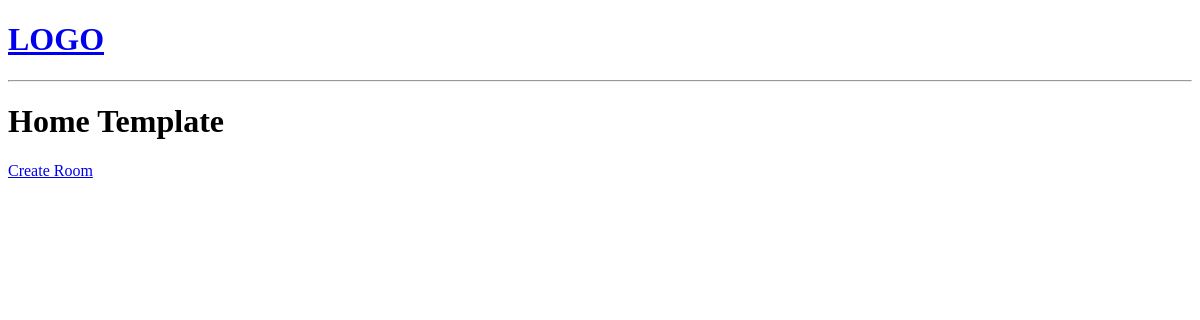
/, run on an earlier commit of the app's database.
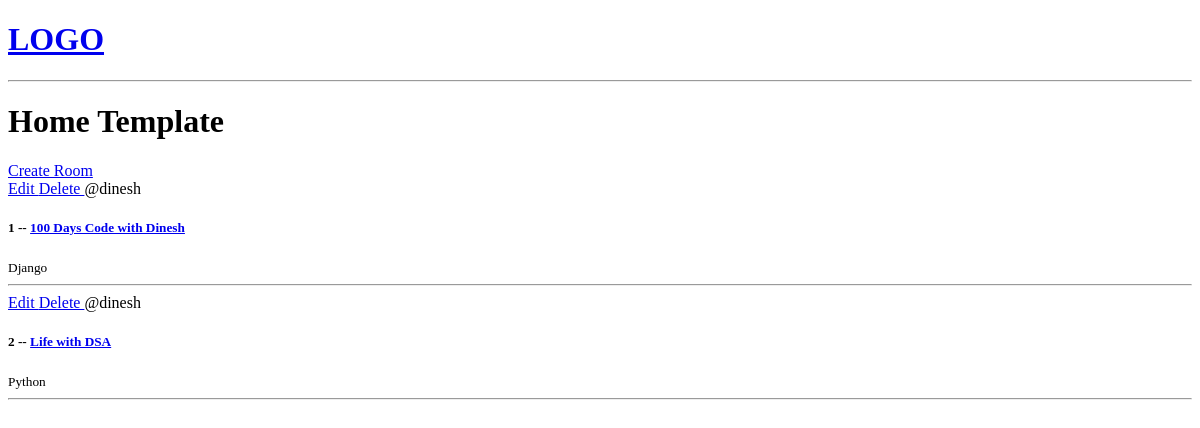
And on a later commit of the database.
### base/models.py (models this page shows, shortened)
class Room(models.Model):
    host = models.ForeignKey(User, on_delete=models.SET_NULL, null=True)
    topic = models.ForeignKey(Topic, on_delete=models.SET_NULL, null=True)
    name = models.CharField(max_length=200)
    description = models.TextField(null=True, blank=True)
    updated = models.DateTimeField(auto_now=True)
    created = models.DateTimeField(auto_now_add=True)
    class Meta:
        ordering = ['-updated','-created']

class Topic(models.Model):
    name = models.CharField(max_length=200)

### base/views.py (the view)
# urls.py: path('', views.home, name="home"),
def home(request):
    rooms = Room.objects.all()
    context = {'rooms':rooms}
    return render(request, 'base/home.html', {'rooms':rooms})

### base/templates/base/home.html
{% extends 'main.html' %}
{% block content %}
<h1> Home Template </h1>
<div>
    <a href="{% url 'create-room' %}"> Create Room </a>
    <div>
        {% for room in rooms %}
            <div>
                <a href="{% url 'update-room' room.id %}"> Edit </a>
                <a href="{% url 'delete-room' room.id %}"> Delete </a>
                <span>@{{room.host.username}}</span>
                 <h5> {{room.id}} -- <a href="{% url 'room' room.id %}">{{room.name}}</a> </h5>
                 <small>{{room.topic.name}}</small>
                 <hr>
            </div>
        {% endfor %}
    </div>
</div>
{% endblock content %}

### templates/main.html (shortened to what this page needs)
<!DOCTYPE html>
<html lang="en">
<head>
</head>
<body>
    {% include 'navbar.html' %}
    {% block content %}
    {% endblock %}
</body>
</html>

### templates/navbar.html
<a href="/">
    <h1>LOGO</h1>
</a>
<hr>

What changed in the data, as far as the page shows it:
added Room: host.username "dinesh", id "1", name "100 Days Code with Dinesh", topic.name "Django"
added Room: host.username "dinesh", id "2", name "Life with DSA", topic.name "Python"
